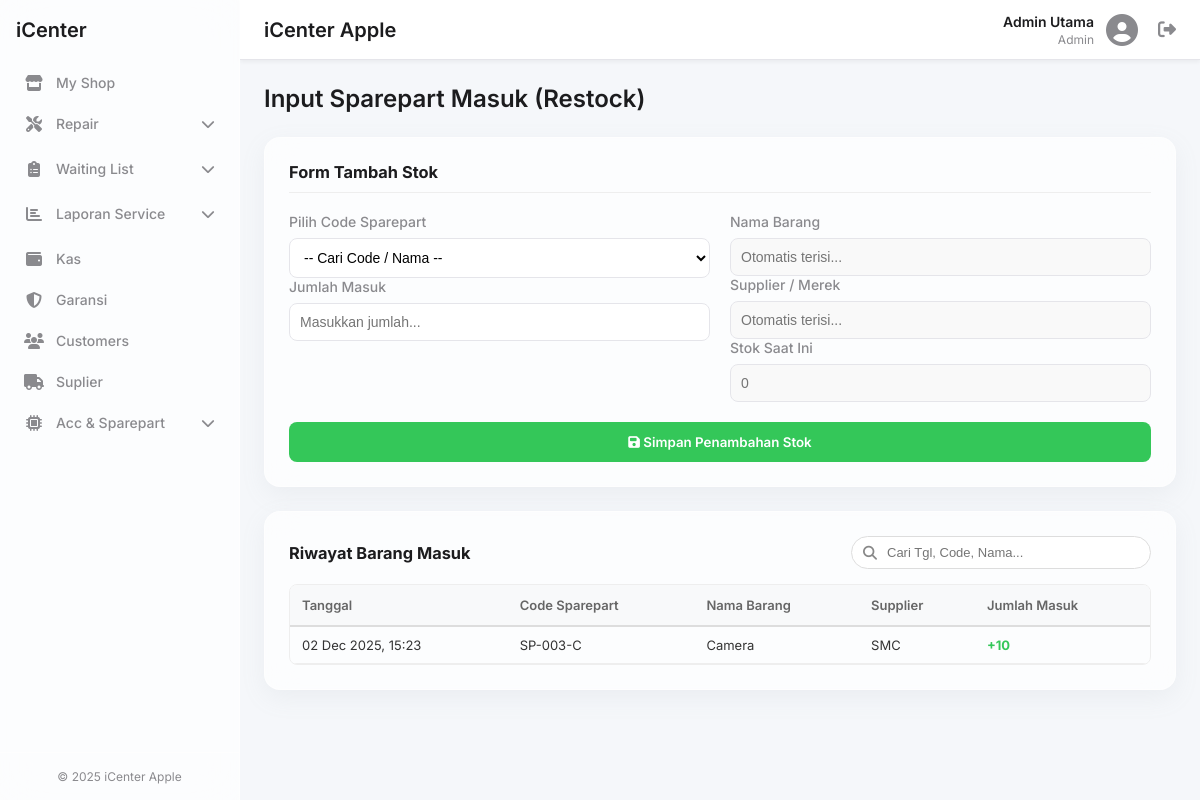
/sparepart_masuk.php (signed in), run on an earlier commit of the app's database.
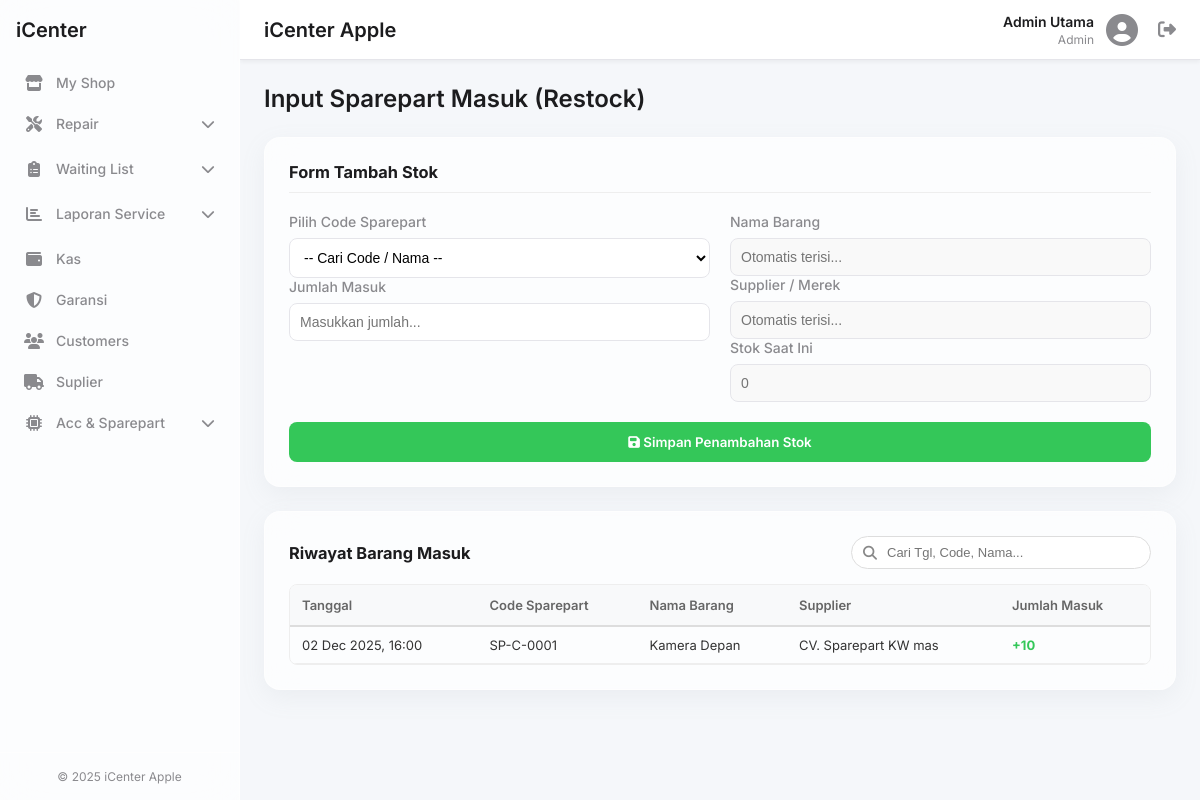
And on a later commit of the database.
### tables this page shows
CREATE TABLE `sparepart_masuk` (
  `id` int(11) NOT NULL,
  `tanggal_masuk` datetime DEFAULT current_timestamp(),
  `code_sparepart` varchar(50) NOT NULL,
  `nama_sparepart` varchar(100) DEFAULT NULL,
  `satuan` varchar(20) DEFAULT NULL,
  `jumlah` int(11) NOT NULL
);

CREATE TABLE `master_sparepart` (
  `id` int(11) NOT NULL,
  `code_sparepart` varchar(50) NOT NULL,
  `nama` varchar(100) NOT NULL,
  `model` varchar(100) DEFAULT NULL,
  `kategori` varchar(100) DEFAULT NULL,
  `satuan` varchar(20) DEFAULT 'pcs',
  `harga_beli` decimal(12,2) DEFAULT 0.00,
  `harga_jual` decimal(12,2) DEFAULT 0.00,
  `supplier_merek` varchar(100) DEFAULT NULL,
  `stok_tersedia` int(11) DEFAULT 0,
  `stok_minimum` int(11) DEFAULT 0,
  `created_at` timestamp NULL DEFAULT current_timestamp()
);

### sparepart_masuk.php (the view, shortened to what this page needs)
<?php
require_once 'includes/header.php';
$is_owner = (get_user_role() === 'owner');
$history = [];
$sql_hist = "SELECT sm.id, sm.tanggal_masuk, sm.code_sparepart, sm.jumlah, ms.nama, ms.supplier_merek
             FROM sparepart_masuk sm
             JOIN master_sparepart ms ON sm.code_sparepart = ms.code_sparepart
             ORDER BY sm.tanggal_masuk DESC";
$res_hist = $conn->query($sql_hist);
if ($res_hist) {
    while ($row = $res_hist->fetch_assoc()) {
        $history[] = $row;
    }
}
?>
<h1 class="page-title">Input Sparepart Masuk (Restock)</h1>
<div class="glass-effect form-container">
    <h3 style="margin-bottom: 20px; border-bottom: 1px solid #eee; padding-bottom: 10px;">Form Tambah Stok</h3>
    <form method="POST" action="">
        <div class="form-grid-2">
            <div>
                <div class="form-group">
                    <label>Pilih Code Sparepart</label>
                    <select id="select_sparepart" name="code_sparepart" class="form-control" required>
                        <option value="">-- Cari Code / Nama --</option>
                    </select>
                </div>
                <div class="form-group">
                    <label>Jumlah Masuk</label>
                    <input type="number" name="jumlah" class="form-control" min="1" placeholder="Masukkan jumlah..." required>
                </div>
            </div>
            <div>
                <div class="form-group">
                    <label>Nama Barang</label>
                    <input type="text" id="info_nama" class="form-control" readonly placeholder="Otomatis terisi...">
                </div>
                <div class="form-group">
                    <label>Supplier / Merek</label>
                    <input type="text" id="info_supplier" class="form-control" readonly placeholder="Otomatis terisi...">
                </div>
                <div class="form-group">
                    <label>Stok Saat Ini</label>
                    <input type="text" id="info_stok_awal" class="form-control" readonly placeholder="0">
                </div>
            </div>
        </div>
        <button type="submit" name="simpan_stok" class="btn-submit"><i class="fas fa-save"></i> Simpan Penambahan Stok</button>
    </form>
</div>
<div class="glass-effect form-container">
    <form method="POST" id="deleteForm" onsubmit="return confirm('Yakin ingin menghapus histori terpilih? Stok akan dikurangi kembali sesuai data yang dihapus.');">
        <div class="table-header-row">
            <div style="display:flex; align-items:center;">
                <h3 style="margin:0; margin-right: 20px;">Riwayat Barang Masuk</h3>
            </div>
            <div class="search-box">
                <i class="fas fa-search"></i>
                <input type="text" id="historySearch" placeholder="Cari Tgl, Code, Nama..." onkeyup="filterHistory()">
            </div>
        </div>
        <div class="table-scroll-wrapper">
            <table class="data-table" id="historyTable">
                <thead>
                    <tr>
                        <th>Tanggal</th>
                        <th>Code Sparepart</th>
                        <th>Nama Barang</th>
                        <th>Supplier</th>
                        <th>Jumlah Masuk</th>
                    </tr>
                </thead>
                <tbody>
                    <?php if (empty($history)): ?>
                        <tr><td colspan="<?php echo $is_owner ? '6' : '5'; ?>" align="center">Belum ada data barang masuk.</td></tr>
                    <?php else: ?>
                        <?php foreach ($history as $h): ?>
                        <tr>
                            <td><?php echo date('d M Y, H:i', strtotime($h['tanggal_masuk'])); ?></td>
                            <td class="searchable"><?php echo htmlspecialchars($h['code_sparepart']); ?></td>
                            <td class="searchable"><?php echo htmlspecialchars($h['nama']); ?></td>
                            <td class="searchable"><?php echo htmlspecialchars($h['supplier_merek']); ?></td>
                            <td style="color: var(--accent-success); font-weight: bold;">+<?php echo $h['jumlah']; ?></td>
                        </tr>
                        <?php endforeach; ?>
                    <?php endif; ?>
                </tbody>
            </table>
        </div>
    </form>
</div>
<?php require_once 'includes/footer.php'; ?>

What changed in the data, as far as the page shows it:
removed sparepart_masuk: tanggal_masuk "02 Dec 2025, 15:23", code_sparepart "SP-003-C", master_sparepart.nama "Camera", master_sparepart.supplier_merek "SMC", jumlah "10"
added sparepart_masuk: tanggal_masuk "02 Dec 2025, 16:00", code_sparepart "SP-C-0001", master_sparepart.nama "Kamera Depan", master_sparepart.supplier_merek "CV. Sparepart KW mas", jumlah "10"
